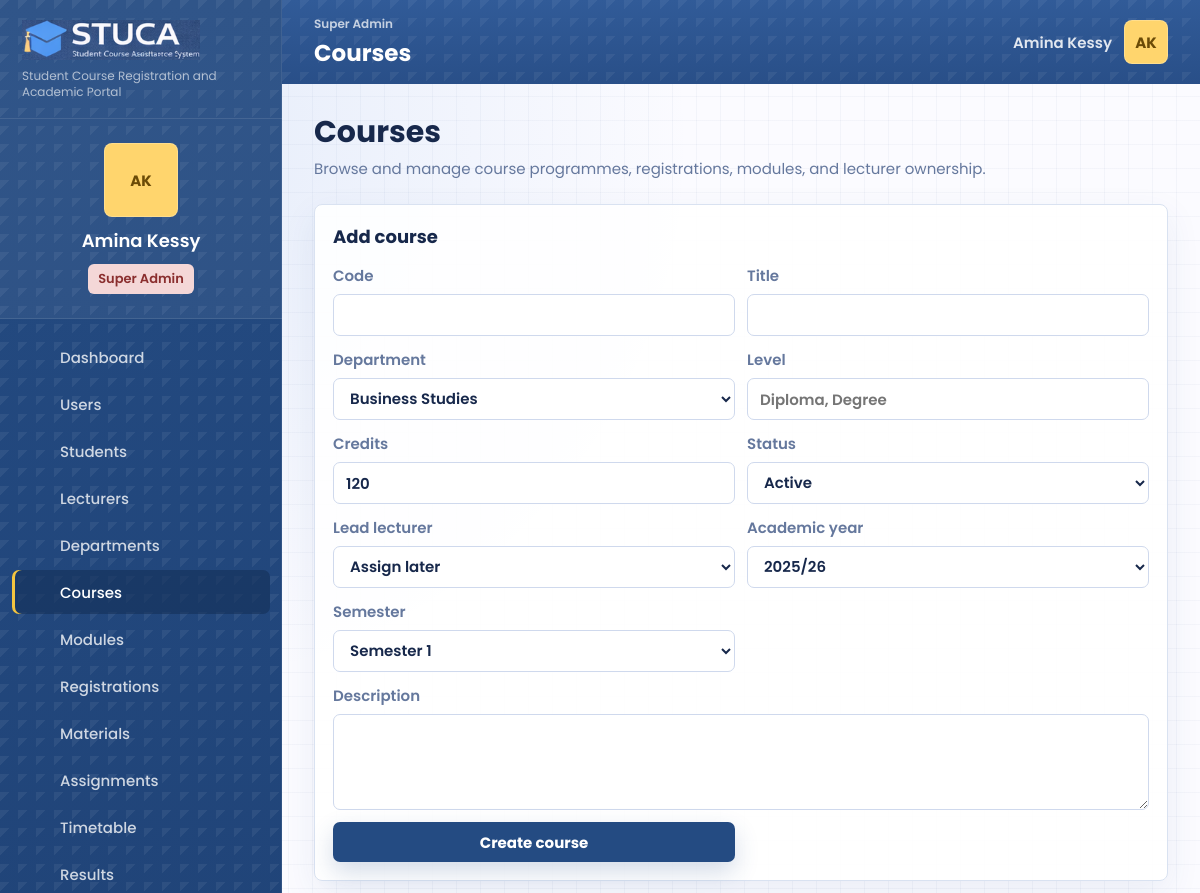
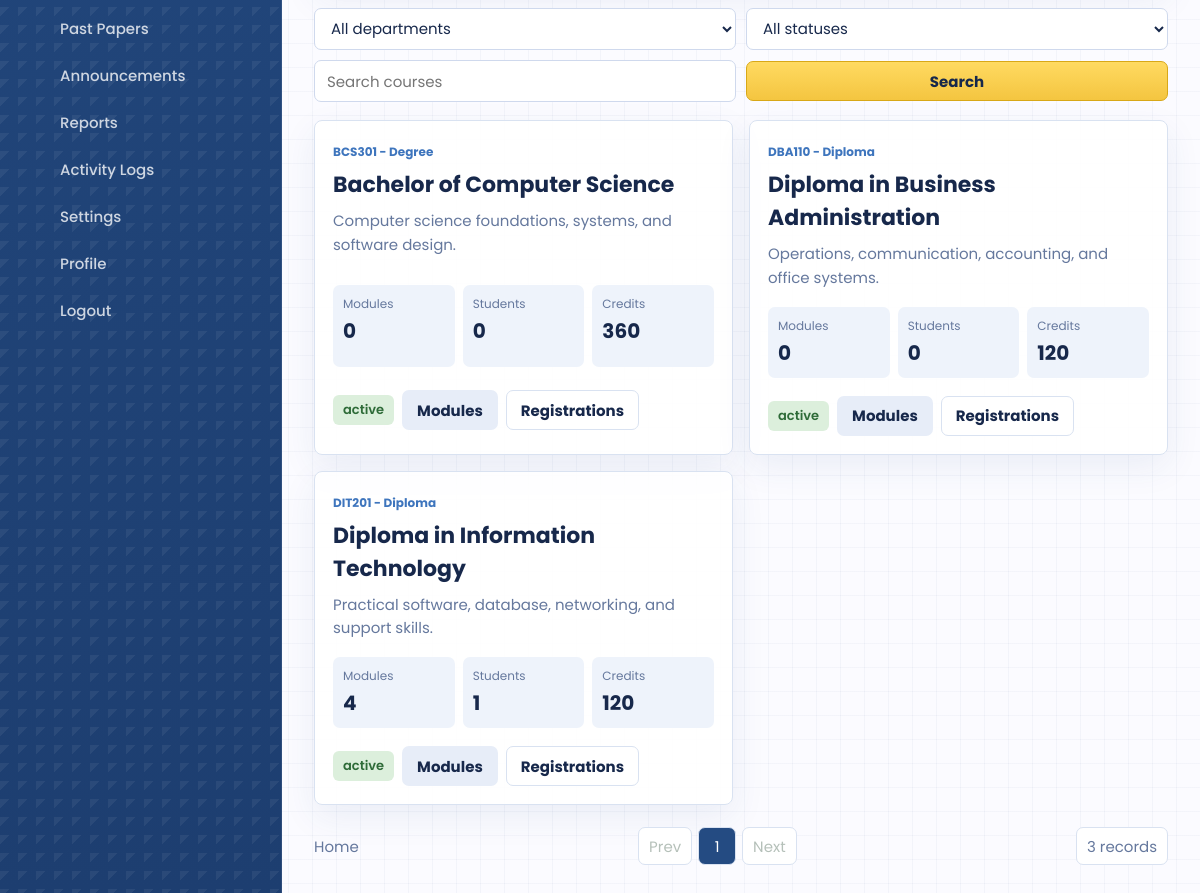
Screenshot of /courses.php (signed in) with the database file from the repository (2 pictures, top to bottom).
### tables this page shows
CREATE TABLE users (
    id INT UNSIGNED AUTO_INCREMENT PRIMARY KEY,
    role_id INT UNSIGNED NOT NULL,
    department_id INT UNSIGNED NULL,
    name VARCHAR(140) NOT NULL,
    email VARCHAR(190) NOT NULL UNIQUE,
    password_hash VARCHAR(255) NOT NULL,
    status ENUM('active', 'suspended') NOT NULL DEFAULT 'active',
    student_number VARCHAR(60) NULL UNIQUE,
    staff_number VARCHAR(60) NULL UNIQUE,
    phone VARCHAR(40) NULL,
    program VARCHAR(160) NULL,
    class_group VARCHAR(80) NULL,
    created_at TIMESTAMP DEFAULT CURRENT_TIMESTAMP,
    updated_at TIMESTAMP DEFAULT CURRENT_TIMESTAMP ON UPDATE CURRENT_TIMESTAMP,
    INDEX idx_users_role (role_id),
    INDEX idx_users_department (department_id),
    INDEX idx_users_status (status),
    CONSTRAINT fk_users_role FOREIGN KEY (role_id) REFERENCES roles(id),
    CONSTRAINT fk_users_department FOREIGN KEY (department_id) REFERENCES departments(id) ON DELETE SET NULL
);

CREATE TABLE courses (
    id INT UNSIGNED AUTO_INCREMENT PRIMARY KEY,
    department_id INT UNSIGNED NULL,
    code VARCHAR(40) NOT NULL UNIQUE,
    title VARCHAR(190) NOT NULL,
    description TEXT NULL,
    level VARCHAR(80) NULL,
    credits SMALLINT UNSIGNED NOT NULL DEFAULT 3,
    status ENUM('active', 'archived') NOT NULL DEFAULT 'active',
    created_at TIMESTAMP DEFAULT CURRENT_TIMESTAMP,
    updated_at TIMESTAMP DEFAULT CURRENT_TIMESTAMP ON UPDATE CURRENT_TIMESTAMP,
    INDEX idx_courses_department (department_id),
    INDEX idx_courses_status (status),
    CONSTRAINT fk_courses_department FOREIGN KEY (department_id) REFERENCES departments(id) ON DELETE SET NULL
);

### public/courses.php (the view, shortened to what the rows shown need)
<?php
require dirname(__DIR__) . '/app/bootstrap.php';
$repo = repository();
$user = current_user();
$filters = [
    'department_id' => request_value('department_id'),
    'status' => request_value('status'),
    'search' => request_value('search'),
];
$courses = $repo->getCourses($filters);
$pagination = paginate($courses, (int) request_value('page', '1'), app_config('items_per_page'));
page_start('Courses', 'courses');
?>
<section class="page-title-row">
    <div>
        <h2>Courses</h2>
    </div>
</section>
<?php if (can_manage_academics($user['role'])): ?>
<section class="panel compact">
    <div class="panel-heading"><h2>Add course</h2></div>
</section>
<?php endif; ?>
<section class="course-grid">
    <?php foreach ($pagination['items'] as $course): ?>
        <article class="course-card">
            <div>
                <span class="eyebrow"><?= e($course['code']) ?> - <?= e($course['level'] ?? '') ?></span>
                <h2><?= e($course['title']) ?></h2>
                <p><?= e($course['description'] ?? '') ?></p>
            </div>
            <dl class="metric-row">
                <div><dt>Modules</dt><dd><?= e($course['module_count'] ?? 0) ?></dd></div>
                <div><dt>Students</dt><dd><?= e($course['student_count'] ?? 0) ?></dd></div>
                <div><dt>Credits</dt><dd><?= e($course['credits'] ?? 0) ?></dd></div>
            </dl>
            <div class="card-actions">
                <span class="pill <?= ($course['status'] ?? '') === 'active' ? 'success' : 'warning' ?>"><?= e($course['status']) ?></span>
                <a class="button subtle" href="modules.php?course_id=<?= e($course['id']) ?>">Modules</a>
                <a class="button quiet" href="registrations.php?course_id=<?= e($course['id']) ?>">Registrations</a>
            </div>
        </article>
    <?php endforeach; ?>
</section>
<?php
pagination_controls($pagination);
page_end();

### app/includes/layout.php (shortened to what the rows shown need)
<?php
function page_start(string $title, string $active): void
{
    $user = current_user();
    if ($user && !empty($user['email'])) {
        $freshUser = repository()->findUserByEmail($user['email']);
        if ($freshUser) {
            unset($freshUser['password_hash']);
            $user = $freshUser;
        }
    }
    $displayName = $user['name'] ?? 'Guest';
    $role = role_label($user['role'] ?? null);
    ?>
    <!doctype html>
    <html lang="en">
    <head>
        <link rel="stylesheet" href="assets/css/styles.css?v=20260601-workflow">
    </head>
    <body class="page-<?= e($active) ?>">
        <aside class="sidebar" id="sidebar">
            <div class="profile-card">
                <div class="avatar-initials"><?= e(initials($displayName)) ?></div>
                <strong><?= e($displayName) ?></strong>
                <span class="role-pill <?= e(role_badge_class($user['role'] ?? null)) ?>"><?= e($role) ?></span>
            </div>
        </aside>
        <div class="app-shell">
            <header class="topbar">
                <div>
                    <h1><?= e($title) ?></h1>
                </div>
                <div class="topbar-user">
                    <span class="topbar-name"><?= e($displayName) ?></span>
                    <a class="avatar-initials tiny" href="profile.php" aria-label="Open profile"><?= e(initials($displayName)) ?></a>
                </div>
            </header>
            <main class="content" id="content">
    <?php
}
function page_end(): void
{
    ?>
            </main>
        </div>
    </body>
    </html>
    <?php
}
function pagination_controls(array $pagination): void
{
    $page = $pagination['page'];
    $pages = $pagination['pages'];
    ?>
    <div class="pagination">
        <div class="page-links">
            <a class="<?= $page <= 1 ? 'disabled' : '' ?>" href="?<?= e(build_query(['page' => max(1, $page - 1)])) ?>">Prev</a>
            <?php for ($i = 1; $i <= $pages; $i++): ?>
                <a class="<?= $page === $i ? 'current' : '' ?>" href="?<?= e(build_query(['page' => $i])) ?>"><?= e($i) ?></a>
            <?php endfor; ?>
            <a class="<?= $page >= $pages ? 'disabled' : '' ?>" href="?<?= e(build_query(['page' => min($pages, $page + 1)])) ?>">Next</a>
        </div>
    </div>
    <?php
}
    ?>

### rows the page displays
users: name "AK", name "Amina Kessy"
courses: code "BCS301", level "Degree", title "Bachelor of Computer Science", description "Computer science foundations, systems, and software design.", module_count "0", student_count "0", credits "360", status "active"
courses: code "DBA110", level "Diploma", title "Diploma in Business Administration", description "Operations, communication, accounting, and office systems.", module_count "0", student_count "0", credits "120", status "active"
courses: code "DIT201", level "Diploma", title "Diploma in Information Technology", description "Practical software, database, networking, and support skills.", module_count "4", student_count "1", credits "120", status "active"

### other values shown
$config['app_subtitle'] "Student Course Registration and Academic Portal"
$role "Super Admin"
$item['label'] "Dashboard"
$item['label'] "Users"
$item['label'] "Students"
$item['label'] "Lecturers"
$item['label'] "Departments"
$item['label'] "Courses"
$item['label'] "Modules"
$item['label'] "Registrations"
$item['label'] "Materials"
$item['label'] "Assignments"
$item['label'] "Timetable"
$item['label'] "Results"
$item['label'] "Past Papers"
